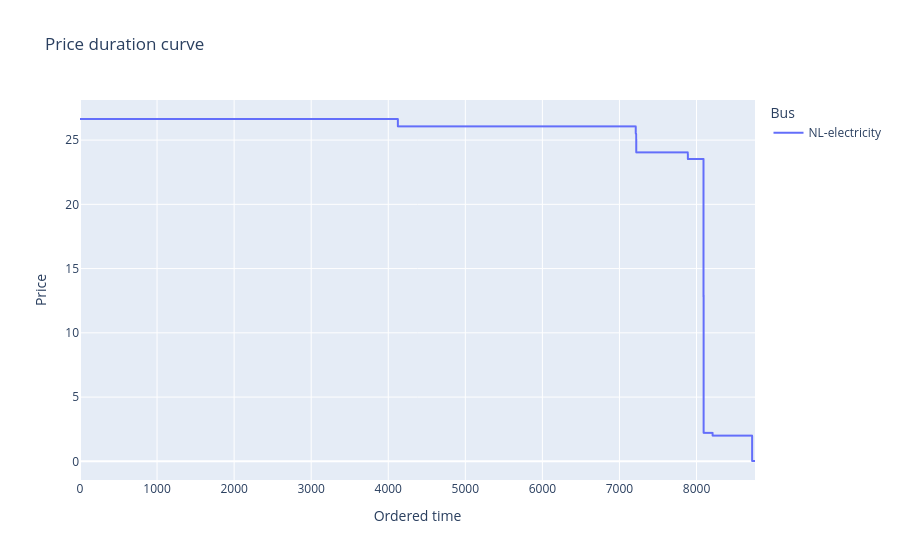

The code cell stored with this chart in its notebook:
### Code cell
pdc = n.buses_t.marginal_price['NL-electricity'].loc['2019-01-01':'2019-12-31'].sort_values(ascending=False).reset_index(drop=True)

fig = px.line(
    pdc,
    title="Price duration curve",
    labels={
        "index": "Ordered time",
        "value": "Price",
        "variable": "Bus"
    }
)
fig.show()

### Figure 1 — Plotly figure (JSON) as saved in the notebook; plotly's stock layout.template omitted (floating-point values rounded to 4 significant figures; data arrays with more than 128 entries replaced by an {"elided": "..."} marker saying what was removed)
{"data": [{"hovertemplate": "Bus=NL-electricity<br>Ordered time=%{x}<br>Price=%{y}<extra></extra>", "legendgroup": "NL-electricity", "line": {"color": "#636efa", "dash": "solid"}, "marker": {"symbol": "circle"}, "mode": "lines", "name": "NL-electricity", "showlegend": true, "type": "scattergl", "x": {"elided": "8760 int values"}, "xaxis": "x", "y": {"elided": "8760 float values"}, "yaxis": "y"}], "layout": {"legend": {"title": {"text": "Bus"}, "tracegroupgap": 0}, "title": {"text": "Price duration curve"}, "xaxis": {"anchor": "y", "domain": [0, 1], "title": {"text": "Ordered time"}}, "yaxis": {"anchor": "x", "domain": [0, 1], "title": {"text": "Price"}}}}
